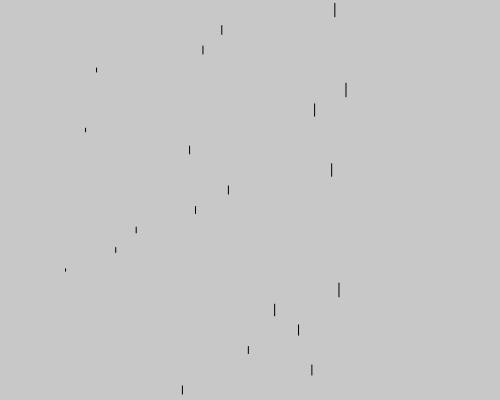
Frame 1 (no input)
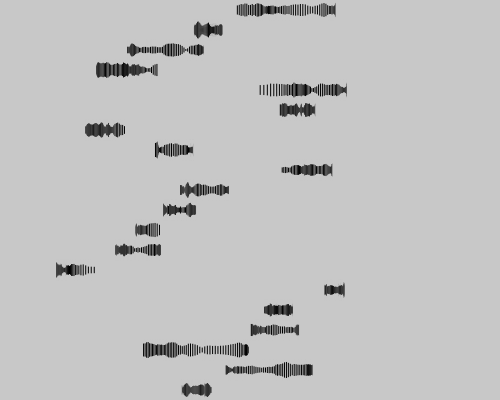
Frame 60 (no input)
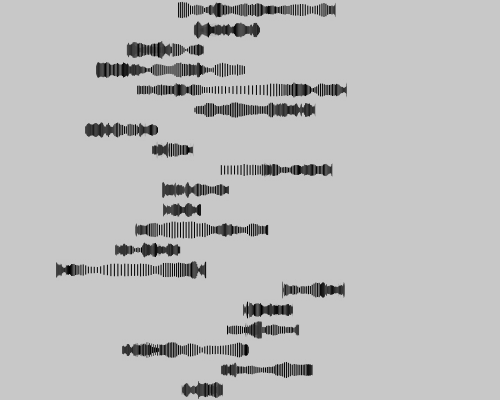
Frame 120 (the mouse pressed at the canvas centre since frame 60)

The p5.js sketch that drew these frames (run headless with seeded random() and noise() and a simulated clock; from frame 60 on, the mouse is pressed at the canvas centre):

// p5.js sketch
// ── sketch.js
// https://editor.p5js.org/p5name/sketches/tBsa6f3od
// ims perlin v3

let xoff1 = 0;
let xstep = 0.01;
let xstep2 = 0.005;
let xscale = 1.2;
// let xoff2 = 10000;
let my = {};

function setup() {
  createCanvas(500, 400);
  my.backg = 200;
  background(my.backg)
  // noStroke();
  my.x = 0;
  my.len = height / 20;
}

function draw() {
  // background(50, 5);

  for (let ytop = 0; ytop < height; ytop += my.len) {
    xoff1 += xstep;
    // let x = my.x;
    let x = noise(my.x, ytop) * width;
    let ymid = ytop + my.len * 0.5;
    let len = noise(xoff1, ytop) * my.len;
    stroke(my.backg);
    line(x, ytop, x, ytop + my.len);
    stroke(0);
    let hlen = len * 0.5;
    line(x, ymid - hlen, x, ymid + hlen);
    // line(x, ymid - hlen, x, ytop + my.len);
  }
  my.x += xstep2;
}

// https://editor.p5js.org/codingtrain/sketches/nCYG2SCNq
// Perlin Noise - Adding Y Axis

// Graphing 1D Perlin Noise (Adding Y-Axis)
// The Coding Train / Daniel Shiffman
// https://thecodingtrain.com/learning/noise/0.4-graphing-1d.html
// https://youtu.be/y7sgcFhk6ZM

// Adding Y-Axis: https://editor.p5js.org/codingtrain/sketches/nCYG2SCNq
// Noise Graph: https://editor.p5js.org/codingtrain/sketches/EZeHXBhei
// Noisy Sin: https://editor.p5js.org/codingtrain/sketches/M_kuAXwV2

// This example has been updated to use es6 syntax. To learn more about es6 visit: https://thecodingtrain.com/Tutorials/16-javascript-es6

// https://editor.p5js.org/p5name/sketches/h2G8X82wt
// ims perlin v1

// https://editor.p5js.org/p5name/sketches/Ce9F9d_lu
// ims perlin v2
